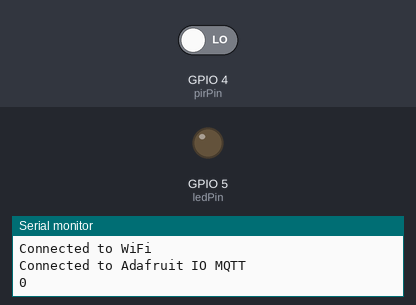
The sketch below on a simulated ESP8266 (NodeMCU). On the bench: output pins drawn as LEDs (lit = HIGH), the last lines printed to the serial monitor. Inputs (shaded band) come from the test bench; at power-on: GPIO 4 (pirPin) LOW. WiFi joins after 1.5 s; servers stay silent unless stated; no MQTT or app messages arrive unless stated.

Above: at 3.2 s.
3.3 s: GPIO 4 (pirPin) driven HIGH
At 8.0 s:
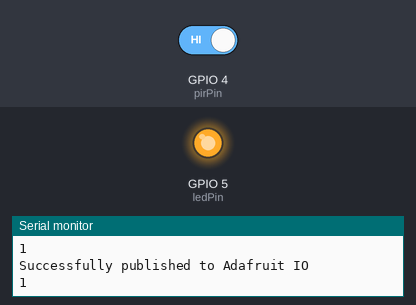
8.5 s: GPIO 4 (pirPin) driven LOW
At 13.0 s:
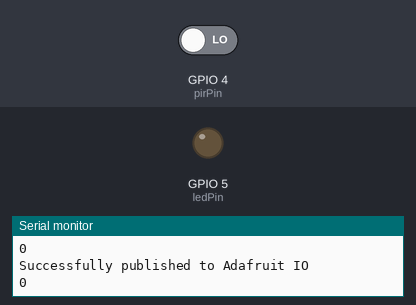
Timing chart, 0 to 14.5 s (numbered marks = the images above; inputs shaded):
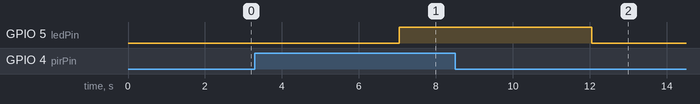

Measured:
- after the input at 3.3 s, GPIO 5 (ledPin): LOW → HIGH after 3.8 s
- after the input at 8.5 s, GPIO 5 (ledPin): HIGH → LOW after 3.6 s

The sketch:

_Motion_Sensing.ino
```cpp
#include <ESP8266WiFi.h>
#include <Adafruit_MQTT.h>
#include <Adafruit_MQTT_Client.h>

#define AIO_SERVER      "io.adafruit.com"
#define AIO_SERVERPORT  1883
#define AIO_USERNAME    "MKashirK"
#define AIO_KEY         "aio_inqg8626uoyawe1NbWHAC4UKBpH1"

#define ledPin 5 // Red LED
#define pirPin 4 // Input for HC-SR501

int pirValue = 0; // variable to store read PIR Value

// Set up the Wi-Fi client
WiFiClient client;

// Set up the Adafruit MQTT client
Adafruit_MQTT_Client mqtt(&client, AIO_SERVER, AIO_SERVERPORT, AIO_USERNAME, AIO_KEY);

// Set up the MQTT topic for publishing
Adafruit_MQTT_Publish pirTopic = Adafruit_MQTT_Publish(&mqtt, AIO_USERNAME "/feeds/pir");

void setup()
{
  Serial.begin(9600);
  pinMode(ledPin, OUTPUT);
  pinMode(pirPin, INPUT);
  digitalWrite(ledPin, LOW);

  // Connect to Wi-Fi
  WiFi.begin("andAP", "Qwerty1024");
  while (WiFi.status() != WL_CONNECTED)
  {
    delay(1000);
    Serial.println("Connecting to WiFi...");
  }
  Serial.println("Connected to WiFi");

  // Connect to Adafruit IO MQTT
  connectToAdafruitIO();
}

void loop()
{
  pirValue = digitalRead(pirPin);
  Serial.println(pirValue);

  // Publish PIR sensor value to Adafruit IO with delay
  publishPIRValueWithDelay();

  if (pirValue == 1)
  {
    digitalWrite(ledPin, HIGH);
  }
  else
  {
    digitalWrite(ledPin, LOW);
  }
}

void connectToAdafruitIO()
{
  int8_t ret;

  while ((ret = mqtt.connect()) != 0)
  {
    Serial.println(mqtt.connectErrorString(ret));
    Serial.println("Retrying Adafruit IO connection in 5 seconds...");
    mqtt.disconnect();
    delay(5000);
  }
  Serial.println("Connected to Adafruit IO MQTT");
}

void publishPIRValueWithDelay()
{
  // Add a delay before each data upload to comply with Adafruit IO's rate limits
  delay(2500); // Adjust the delay period as needed

  if (pirTopic.publish(pirValue == 1 ? "1" : "0"))
  {
    Serial.println("Successfully published to Adafruit IO");
  }
  else
  {
    Serial.println("Failed to publish to Adafruit IO");
  }
}
```
